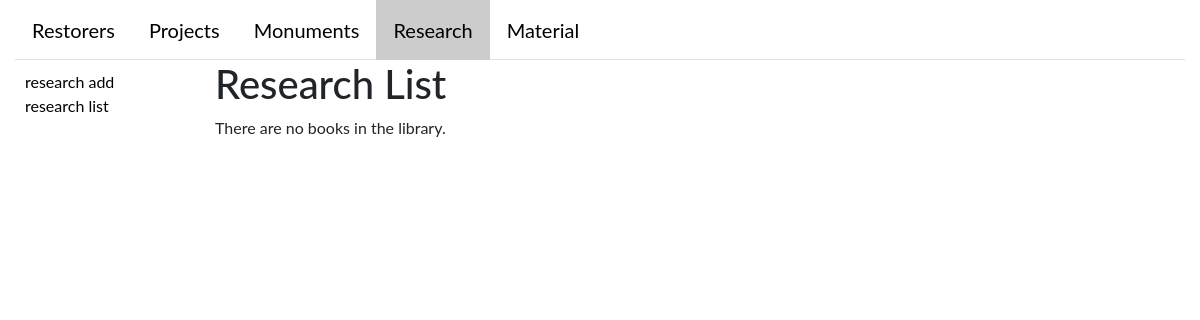
Before: /research/list with the older database file.
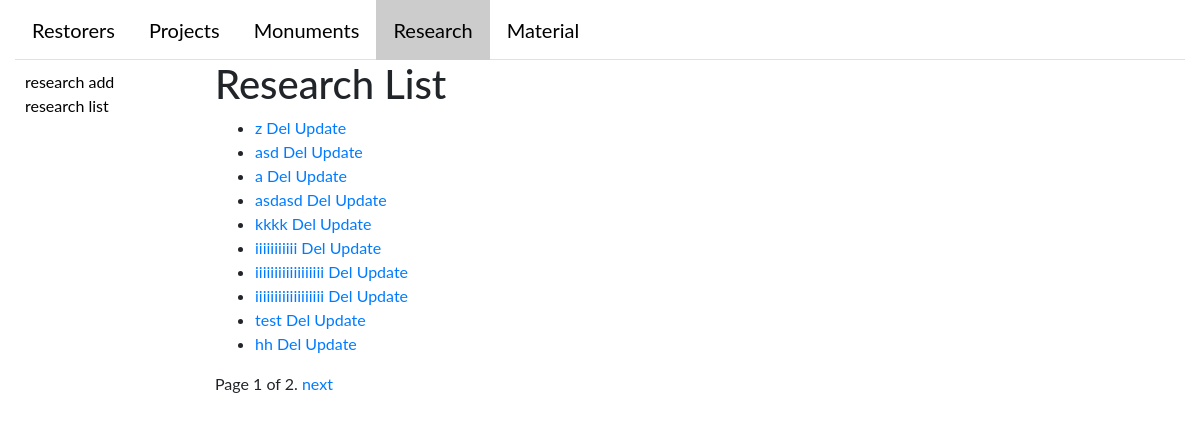
After: the same page with the newer database file.
### catalogWeb/models.py (models this page shows)
class Research(AlbumMixin, models.Model):
    name = models.CharField(max_length=45, blank=True, null=True)
    description = models.CharField(max_length=200, blank=True, null=True)  # general info
    date = models.DateField(blank=True, null=True)
    monument = models.ManyToManyField(Monument, blank=True)
    project = models.ForeignKey(Project, blank=True, null=True, on_delete=models.CASCADE)
    UVA = models.BooleanField()
    UVC = models.BooleanField()
    RUVA = models.BooleanField()
    IR = models.BooleanField()
    RTG = models.BooleanField()
    CT = models.BooleanField()
    CT_date = models.DateField(blank=True, null=True)
    CT_description = models.TextField(blank=True, null=True)
    ch_t_research = models.BooleanField()
    sondazny = models.CharField(max_length=200)
    other = models.CharField(max_length=200)
    album = models.OneToOneField('album.Album', null=True)
    def __str__(self):
        return '%s' % self.name

### catalogWeb/views/research.py (the view)
# urls.py: url(r'research/list', views.ResearchListView.as_view(), name='researchList'),
class ResearchListView(generic.ListView):
    model = Research
    template_name = 'catalogWeb/research/research_list.html'
    paginate_by = 10
    @add_tab_name(TAB_NAME)
    def get_context_data(self, **kwargs):
        return super().get_context_data(**kwargs)

### catalogWeb/helpers.py (called while the page is built)
def add_tab_name(tab_name):
    def real_decorator(func):
        def wrapper(*args, **kwargs):
            context = func(*args, **kwargs)
            context['tab_name'] = tab_name
            return context
        return wrapper
    return real_decorator

### catalogWeb/templates/catalogWeb/research/research_list.html
{% extends "base_generic.html" %}
{% block sidebar %}
  <ul class="sidebar-nav">
    <li><a href="{% url 'researchCreate' %}">research add</a></li>
    <li><a href="{% url 'researchList' %}">research list</a></li>
  </ul>
{% endblock sidebar %}
{% block content %}
    <h1>Research List</h1>
    {% if research_list %}
    <ul>
      {% for research in research_list %}
      <li>
        <a href="{% url 'researchDetail' research.id %}"> {{  research }}</a>
          <a href="{% url 'researchDelete' research.id %}"> Del</a>
            <a href="{% url 'researchUpdate' research.id %}"> Update</a>
      </li>
      {% endfor %}
    </ul>
    {% else %}
      <p>There are no books in the library.</p>
    {% endif %}
{% endblock %}

Changed rows visible on the page:
added Research: name "z"
added Research: name "asd"
added Research: name "a"
added Research: name "asdasd"
added Research: name "kkkk"
added Research: name "iiiiiiiiiii"
added Research: name "iiiiiiiiiiiiiiiiii"
added Research: name "iiiiiiiiiiiiiiiiii"
added Research: name "test"
added Research: name "hh"
Other visible differences:
{{ page_obj.number }}: (not shown) → "1"
{{ page_obj.paginator.num_pages }}: (not shown) → "2"
text no longer shown: "There are no books in the library."
text now shown: "Page of . next"
